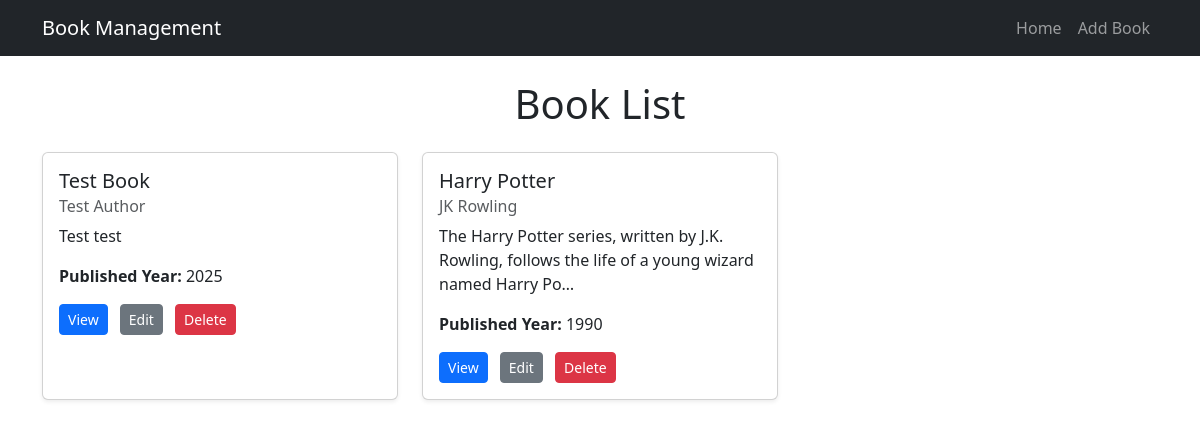
/, run on an earlier commit of the app's database.
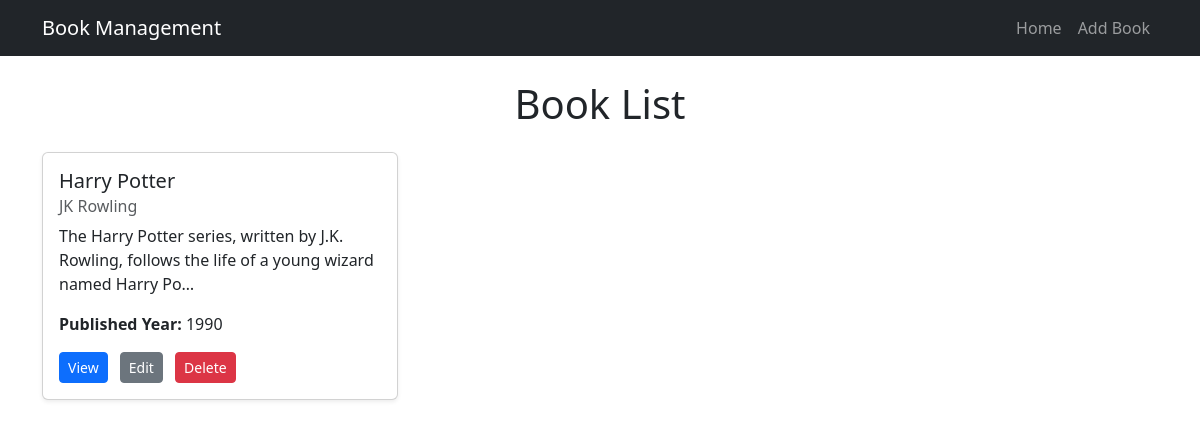
And on a later commit of the database.
### books/models.py (models this page shows, shortened)
class Book(models.Model):
    title = models.CharField(max_length=100)
    author = models.CharField(max_length=100)
    description = models.TextField()
    published_year = models.PositiveBigIntegerField()

### books/views.py (the view)
# urls.py: path('', homepage, name='homepage'),
def homepage(request):
    books = Book.objects.all()
    return render(request, 'book_list.html', {'books': books})

### templates/book_list.html (shortened to what this page needs)
{% extends "base.html" %}
{% block content %}
    <h1 class="text-center mb-4">Book List</h1>
    <div class="row">
        {% for book in books %}
            <div class="col-md-4 mb-4">
                <div class="card shadow-sm h-100">
                    <div class="card-body">
                        <h5 class="card-title">{{ book.title }}</h5>
                        <h6 class="card-subtitle text-muted mb-2">{{ book.author }}</h6>
                        <p class="card-text">{{ book.description|truncatechars:100 }}</p>
                        <p><strong>Published Year:</strong> {{ book.published_year }}</p>
                        <a href="{% url 'book_detail' book.id %}" class="btn btn-primary btn-sm me-2">View</a>
                        <a href="{% url 'edit_book' book.id %}" class="btn btn-secondary btn-sm me-2">Edit</a>
                        <a href="{% url 'delete_book' book.id %}" class="btn btn-danger btn-sm me-2">Delete</a>
                    </div>
                </div>
            </div>
        {% empty %}
            <p class="text-center">No books available.</p>
        {% endfor %}
    </div>
{% endblock %}

What changed in the data, as far as the page shows it:
removed Book: title "Test Book", author "Test Author", description "Test test", published_year "2025"
